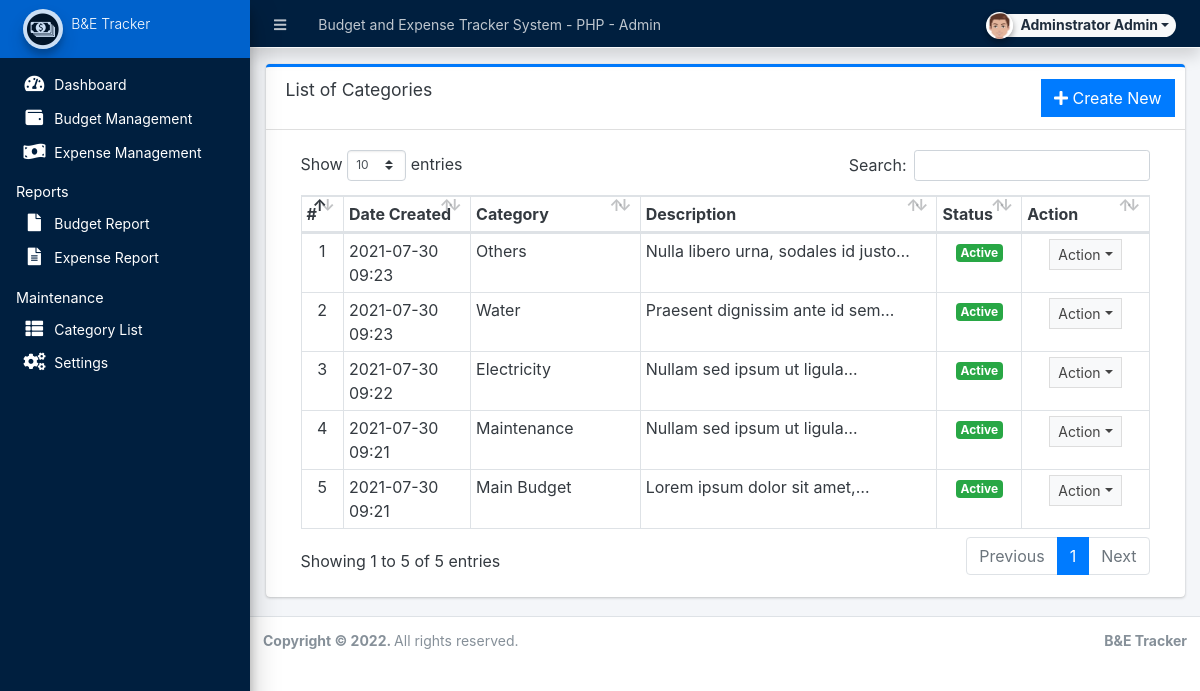
The app's page /admin/?page=maintenance/category (signed in) with its own data.
### tables this page shows
CREATE TABLE `categories` (
  `id` int(30) NOT NULL,
  `category` varchar(250) NOT NULL,
  `description` text DEFAULT NULL,
  `status` tinyint(1) NOT NULL DEFAULT 1,
  `balance` float NOT NULL DEFAULT 0,
  `date_created` datetime NOT NULL DEFAULT current_timestamp(),
  `date_updated` datetime DEFAULT NULL ON UPDATE current_timestamp()
);

### config.php (called while the page is built, shortened)
<?php
require_once('classes/DBConnection.php');
require_once('classes/SystemSettings.php');
function validate_image($file){
	if(!empty($file)){
		if(is_file(base_app.$file)){
			return base_url.$file;
		}else{
			return base_url.'dist/img/no-image-available.png';
		}
	}else{
		return base_url.'dist/img/no-image-available.png';
	}
}
function isMobileDevice(){
    $aMobileUA = array(
        '/iphone/i' => 'iPhone',
        '/ipod/i' => 'iPod',
        '/ipad/i' => 'iPad',
        '/android/i' => 'Android',
        '/blackberry/i' => 'BlackBerry',
        '/webos/i' => 'Mobile'
    );
    return false;
}
?>

### classes/DBConnection.php (called while the page is built, shortened)
<?php
class DBConnection{
    private $host = DB_SERVER;
    private $username = DB_USERNAME;
    private $password = DB_PASSWORD;
    private $database = DB_NAME;
    public $conn;
    public function __construct(){
        if (!isset($this->conn)) {
            $this->conn = new mysqli($this->host, $this->username, $this->password, $this->database);
        }
    }
}
?>

### classes/SystemSettings.php (called while the page is built, shortened)
<?php
class SystemSettings extends DBConnection{
	function userdata($field = ''){
		if(!empty($field)){
			if(isset($_SESSION['userdata'][$field]))
				return $_SESSION['userdata'][$field];
			else
				return null;
		}else{
			return false;
		}
	}
	function info($field=''){
		if(!empty($field)){
			if(isset($_SESSION['system_info'][$field]))
				return $_SESSION['system_info'][$field];
			else
				return false;
		}else{
			return false;
		}
	}
}
$_settings = new SystemSettings();
?>

### admin/maintenance/category.php (the view, shortened to what this page needs)
<div class="card card-outline card-primary">
	<div class="card-header">
		<h3 class="card-title">List of Categories</h3>
		<div class="card-tools">
			<a href="?page=maintenance/manage_category" class="btn btn-flat btn-primary"><span class="fas fa-plus"></span>  Create New</a>
		</div>
	</div>
	<div class="card-body">
		<div class="container-fluid">
        <div class="container-fluid">
			<table class="table table-bordered table-stripped">
				<colgroup>
					<col width="5%">
					<col width="15%">
					<col width="20%">
					<col width="35%">
					<col width="10%">
					<col width="15%">
				</colgroup>
				<thead>
					<tr>
						<th>#</th>
						<th>Date Created</th>
						<th>Category</th>
						<th>Description</th>
						<th>Status</th>
						<th>Action</th>
					</tr>
				</thead>
				<tbody>
					<?php
					$i = 1;
						$qry = $conn->query("SELECT * from `categories` order by unix_timestamp(date_created) desc ");
						while($row = $qry->fetch_assoc()):
                            $row['description'] = strip_tags(stripslashes(html_entity_decode($row['description'])));
					?>
						<tr>
							<td class="text-center"><?php echo $i++; ?></td>
							<td><?php echo date("Y-m-d H:i",strtotime($row['date_created'])) ?></td>
							<td><?php echo $row['category'] ?></td>
							<td ><p class="truncate-1 m-0"><?php echo $row['description'] ?></p></td>
							<td class="text-center">
                                <?php if($row['status'] == 1): ?>
                                    <span class="badge badge-success">Active</span>
                                <?php else: ?>
                                    <span class="badge badge-danger">Inactive</span>
                                <?php endif; ?>
                            </td>
							<td align="center">
								 <button type="button" class="btn btn-flat btn-default btn-sm dropdown-toggle dropdown-icon" data-toggle="dropdown">
				                  		Action
				                  </button>
							</td>
						</tr>
					<?php endwhile; ?>
				</tbody>
			</table>
		</div>
		</div>
	</div>
</div>

### admin/index.php (shortened to what this page needs)
<?php require_once('../config.php'); ?>
 <!DOCTYPE html>
<html lang="en" class="" style="height: auto;">
<?php require_once('inc/header.php') ?>
  <body class="sidebar-mini layout-fixed control-sidebar-slide-open layout-navbar-fixed sidebar-mini-md sidebar-mini-xs" data-new-gr-c-s-check-loaded="14.991.0" data-gr-ext-installed="" style="height: auto;">
    <div class="wrapper">
     <?php require_once('inc/topBarNav.php') ?>
     <?php require_once('inc/navigation.php') ?>
     <?php $page = isset($_GET['page']) ? $_GET['page'] : 'home';  ?>
      <div class="content-wrapper pt-3" style="min-height: 567.854px;">
        <section class="content  text-dark">
          <div class="container-fluid">
            <?php
              if(!file_exists($page.".php") && !is_dir($page)){
                  include '404.html';
              }else{
                if(is_dir($page))
                  include $page.'/index.php';
                else
                  include $page.'.php';
              }
            ?>
          </div>
        </section>
      </div>
      <?php require_once('inc/footer.php') ?>
  </body>
</html>

### admin/inc/header.php (shortened to what this page needs)
<head>
    <link rel="stylesheet" href="<?php echo base_url ?>plugins/fontawesome-free/css/all.min.css">
    <link rel="stylesheet" href="<?php echo base_url ?>plugins/tempusdominus-bootstrap-4/css/tempusdominus-bootstrap-4.min.css">
  <link rel="stylesheet" href="<?php echo base_url ?>plugins/datatables-bs4/css/dataTables.bootstrap4.min.css">
  <link rel="stylesheet" href="<?php echo base_url ?>plugins/datatables-responsive/css/responsive.bootstrap4.min.css">
  <link rel="stylesheet" href="<?php echo base_url ?>plugins/datatables-buttons/css/buttons.bootstrap4.min.css">
  <link rel="stylesheet" href="<?php echo base_url ?>plugins/select2/css/select2.min.css">
  <link rel="stylesheet" href="<?php echo base_url ?>plugins/select2-bootstrap4-theme/select2-bootstrap4.min.css">
    <link rel="stylesheet" href="<?php echo base_url ?>plugins/icheck-bootstrap/icheck-bootstrap.min.css">
    <link rel="stylesheet" href="<?php echo base_url ?>plugins/jqvmap/jqvmap.min.css">
    <link rel="stylesheet" href="<?php echo base_url ?>dist/css/adminlte.css">
    <link rel="stylesheet" href="<?php echo base_url ?>dist/css/custom.css">
    <link rel="stylesheet" href="<?php echo base_url ?>plugins/overlayScrollbars/css/OverlayScrollbars.min.css">
    <link rel="stylesheet" href="<?php echo base_url ?>plugins/daterangepicker/daterangepicker.css">
    <link rel="stylesheet" href="<?php echo base_url ?>plugins/summernote/summernote-bs4.min.css">
  <link rel="stylesheet" href="<?php echo base_url ?>plugins/sweetalert2-theme-bootstrap-4/bootstrap-4.min.css">
  </head>

### admin/inc/topBarNav.php (shortened to what this page needs)
<nav class="main-header navbar navbar-expand navbar-dark bg-navy shadow border border-light border-top-0  border-left-0 border-right-0 text-sm">
  <ul class="navbar-nav">
    <li class="nav-item">
    <a class="nav-link" data-widget="pushmenu" href="#" role="button"><i class="fas fa-bars"></i></a>
    </li>
    <li class="nav-item d-none d-sm-inline-block">
      <a href="<?php echo base_url ?>" class="nav-link"><?php echo (!isMobileDevice()) ? $_settings->info('name'):$_settings->info('short_name'); ?> - Admin</a>
    </li>
  </ul>
  <ul class="navbar-nav ml-auto">
    <li class="nav-item">
      <div class="btn-group nav-link">
            <button type="button" class="btn btn-rounded badge badge-light dropdown-toggle dropdown-icon" data-toggle="dropdown">
              <span><img src="<?php echo validate_image($_settings->userdata('avatar')) ?>" class="img-circle elevation-2 user-img" alt="User Image"></span>
              <span class="ml-3"><?php echo ucwords($_settings->userdata('firstname').' '.$_settings->userdata('lastname')) ?></span>
            </button>
        </div>
    </li>
  </ul>
</nav>

### admin/inc/navigation.php (shortened to what this page needs)
<aside class="main-sidebar sidebar-navy-primary bg-navy elevation-4 sidebar-no-expand">
  <a href="<?php echo base_url ?>admin" class="brand-link bg-primary text-sm">
  <img src="<?php echo validate_image($_settings->info('logo'))?>" alt="Store Logo" class="brand-image img-circle elevation-3 border-1" style="opacity: .8;width: 2.5rem;height: 2.5rem;max-height: unset">
  <span class="brand-text font-weight-light"><?php echo $_settings->info('short_name') ?></span>
  </a>
  <div class="sidebar os-host os-theme-light os-host-overflow os-host-overflow-y os-host-resize-disabled os-host-transition os-host-scrollbar-horizontal-hidden">
    <div class="os-content-glue" style="margin: 0px -8px; width: 249px; height: 646px;"></div>
    <div class="os-padding">
      <div class="os-viewport os-viewport-native-scrollbars-invisible" style="overflow-y: scroll;">
        <div class="os-content" style="padding: 0px 8px; height: 100%; width: 100%;">
          <nav class="mt-4">
             <ul class="nav nav-pills nav-sidebar flex-column text-sm nav-compact nav-flat nav-child-indent nav-collapse-hide-child" data-widget="treeview" role="menu" data-accordion="false">
              <li class="nav-item dropdown">
                <a href="./" class="nav-link nav-home">
                  <i class="nav-icon fas fa-tachometer-alt"></i>
                  <p>
                    Dashboard
                  </p>
                </a>
              </li>
              <li class="nav-item dropdown">
                <a href="<?php echo base_url ?>admin/?page=budget" class="nav-link nav-budget">
                  <i class="nav-icon fas fa-wallet"></i>
                  <p>
                    Budget Management
                  </p>
                </a>
              </li>
              <li class="nav-item dropdown">
                <a href="<?php echo base_url ?>admin/?page=expense" class="nav-link nav-expense">
                  <i class="nav-icon fas fa-money-bill-wave"></i>
                  <p>
                    Expense Management
                  </p>
                </a>
              </li>
              <li class="nav-header">Reports</li>
              <li class="nav-item dropdown">
                <a href="<?php echo base_url ?>admin/?page=reports/budget" class="nav-link nav-reports-budget">
                  <i class="nav-icon fas fa-file"></i>
                  <p>
                    Budget Report
                  </p>
                </a>
              </li>
              <li class="nav-item dropdown">
                <a href="<?php echo base_url ?>admin/?page=reports/expense" class="nav-link nav-reports-expense">
                  <i class="nav-icon fas fa-file-alt"></i>
                  <p>
                    Expense Report
                  </p>
                </a>
              </li>
              <li class="nav-header">Maintenance</li>
              <li class="nav-item dropdown">
                <a href="<?php echo base_url ?>admin/?page=maintenance/category" class="nav-link nav-maintenance/category">
                  <i class="nav-icon fas fa-th-list"></i>
                  <p>
                    Category List
                  </p>
                </a>
              </li>
              <li class="nav-item dropdown">
                <a href="<?php echo base_url ?>admin/?page=system_info" class="nav-link nav-system_info">
                  <i class="nav-icon fas fa-cogs"></i>
                  <p>
                    Settings
                  </p>
                </a>
              </li>
            </ul>
          </nav>
        </div>
      </div>
    </div>
  </div>
</aside>

### admin/inc/footer.php (shortened to what this page needs)
<footer class="main-footer text-sm">
        <strong>Copyright © <?php echo date('Y') ?>.
        </strong>
        All rights reserved.
        <div class="float-right d-none d-sm-inline-block">
          <b><?php echo $_settings->info('short_name') ?></b>
      </footer>
    </div>

### admin/inc/topBarNav.php (style rules this page uses)
.user-img { position: absolute; height: 27px; width: 27px; object-fit: cover; left: -7%; top: -12%; }
.btn-rounded { border-radius: 50px; }

### admin/inc/navigation.php (style rules this page uses)
.main-sidebar a { color: white !important; }

### records on screen
categories: date_created "2021-07-30 09:23", category "Others", description "Nulla libero urna, sodales id…", status "Active"
categories: date_created "2021-07-30 09:23", category "Water", description "Praesent dignissim ante id…", status "Active"
categories: date_created "2021-07-30 09:22", category "Electricity", description "Nullam sed ipsum ut…", status "Active"
categories: date_created "2021-07-30 09:21", category "Maintenance", description "Nullam sed ipsum ut…", status "Active"
categories: date_created "2021-07-30 09:21", category "Main Budget", description "Lorem ipsum dolor sit…", status "Active"

### other values on screen
$_settings->info('name') "Budget and Expense Tracker System - PHP"
$_settings->userdata('firstname').' '.$_settings->userdata('lastname') "Adminstrator Admin"
$_settings->info('short_name') "B&E Tracker"
